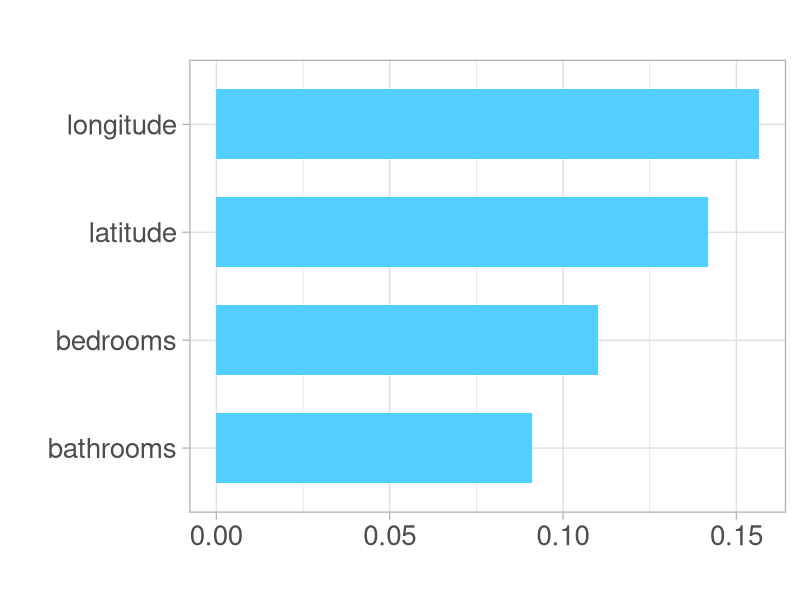

Recreate this plot in R. (Note: a time limit stopped this script after it produced the figure.)
## ---- chunk 1
knitr::opts_chunk$set(echo = TRUE, warning = F, message = F)
## ---- chunk 2
library(tidyverse)
library(randomForest)
library(cowplot)
library(gridExtra)
## ---- chunk 3
rents <- read.csv('./data/rent.csv')
glimpse(rents)
## ---- chunk 4
features <- c('bathrooms', 'bedrooms', 'longitude', 'latitude', 'price')
df <- rents[,features]
df$price <- log(df$price)
# with random column
df['random'] <- runif(nrow(df))
head(df)
## ---- chunk 5
create_rfplot <- function(rf, type){
  imp <- importance(rf, type=type, scale = F)
  featureImportance <- data.frame(Feature=row.names(imp), Importance=imp[,1])
  
  p <- ggplot(featureImportance, aes(x=reorder(Feature, Importance), y=Importance)) +
       geom_bar(stat="identity", fill="#53cfff", width = 0.65) +
       coord_flip() + 
       theme_light(base_size=20) +
       xlab("") +
       ylab("") + 
       ggtitle("") +
       theme(text=element_text(size=20), 
             axis.text.x = element_text(size = 20),
             axis.text.y = element_text(size = 20))
  return(p)
}

create_ggplot <- function(featureImportance){
  p <- ggplot(featureImportance, aes(x=reorder(Feature, Importance), y=Importance)) +
       geom_bar(stat="identity", fill="#53cfff", width = 0.65) +
       coord_flip() + 
       theme_light(base_size=20) +
       xlab("") +
       ylab("") + 
       ggtitle("") +
       theme(text=element_text(size=20), 
             axis.text.x = element_text(size = 20),
             axis.text.y = element_text(size = 20))
  return(p)
}
## ---- chunk 6
# without random column
rf1 <- randomForest(price~., data = df[, 1:5], mtry=4,
                 ntree = 40, importance=T)

p1 <- create_rfplot(rf1, type = 1)
ggsave('../article/images/regr_permute_R.svg',
       plot = p1, device = 'svg', height = 7, width = 10)
## ---- chunk 7
# with random column
rf2 <- randomForest(price~., data = df, mtry = 4,
                 ntree = 40, importance=T)
p2 <- create_rfplot(rf2, type = 1)
ggsave('../article/images/regr_permute_random_R.svg',
       plot = p2, device = 'svg', height = 7, width = 10)
## ---- chunk 8
# without random column
rf1 <- randomForest(price~., data = df[, 1:5], mtry=4,
                 ntree = 40, importance=T)
p1 <- create_rfplot(rf1, type = 2)
ggsave('../article/images/regr_dflt_R.svg',
       plot = p1, device = 'svg', height = 7, width = 10)
## ---- chunk 9
# with random column
rf2 <- randomForest(price~., data = df, mtry = 4,
                 ntree = 40, importance=T)
p2 <- create_rfplot(rf2, type = 2)
ggsave('../article/images/regr_dflt_random_R.svg',
       plot = p2, device = 'svg', height = 7, width = 10)
## ---- chunk 10
# PARAMS : ntree = 40, mtry = 2, nodesize = 1

get_drop_imp <- function(df, columns){
  X <- df[,c(columns, 'price')] # data
  rf <- randomForest(price~., data = X,
                   ntree = 40, mtry=2, nodesize=1, importance=T)
  full_rsq <- mean(rf$rsq) # R-squared
  
  imp <- c()
  for (c in columns){
    X_sub <- X[, !(colnames(X) == c)]
    rf <- randomForest(price~., data = X_sub,
                   ntree = 40, mtry=2, nodesize=1, importance=T)
    sub_rsq <- mean(rf$rsq) # R-squared
    diff_rsq <- full_rsq - sub_rsq
    imp <- c(imp, diff_rsq)
  }
  featureImportance <- data.frame(Feature=columns, Importance=imp)
  return(featureImportance)
}
## ---- chunk 11
columns <- c('bathrooms', 'bedrooms', 'longitude', 'latitude')
featureImportance <- get_drop_imp(df, columns)
p1 <- create_ggplot(featureImportance)
ggsave('../article/images/regr_drop_R.svg',
       plot = p1, device = 'svg', height = 7, width = 10)
## ---- chunk 12
columns <- c('bathrooms', 'bedrooms', 'longitude', 'latitude', 'random')
featureImportance <- get_drop_imp(df, columns)
p2 <- create_ggplot(featureImportance)
ggsave('../article/images/regr_drop_random_R.svg',
       plot = p2, device = 'svg', height = 7, width = 10)
